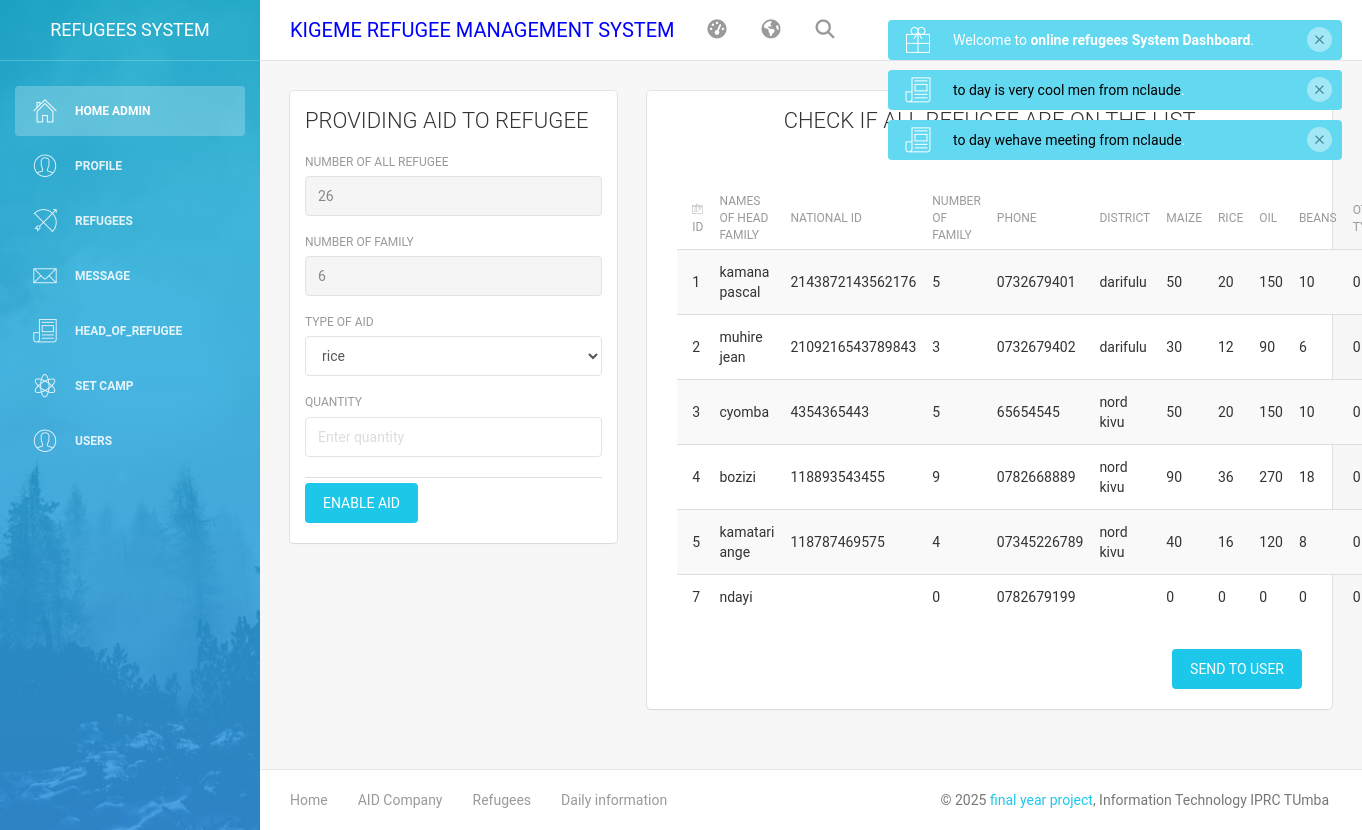
Page /admin/enable_aid_to_refugee.php (signed in) on the committed database.
### tables this page shows
CREATE TABLE `receive_aid` (
  `r_aid_id` int(8) NOT NULL,
  `name_of_head_of_family` varchar(60) NOT NULL,
  `national_id` varchar(16) NOT NULL,
  `n_of_family` int(3) NOT NULL,
  `phone` varchar(13) NOT NULL,
  `district` varchar(30) NOT NULL
);

### admin/enable_aid_to_refugee.php (the view, shortened to what this page needs)
<?php
if (isset($_SESSION['uid'])) {
    ?>
<!doctype html>
<html lang="en">
<head>
	<?php include("head_bootsrap_link.php");?>
</head>
<body>
<div class="wrapper">
    <div class="sidebar" data-color="azure" data-image="assets/img/sidebar-5.jpg">
    	<?php
       include("left_panel_menu.php");
        ?>
    <div class="main-panel">
        <?php
         include("up_dashboard.php");
        ?>
        <div class="content">
            <div class="container-fluid">
                <form action="code/admin_set_qty_of_aid.php" method="POST">
                <div class="row">
                    <div class="col-md-4">
                        <div class="card">
                            <div class="header">
                                <h4 class="title">PROVIDING AID TO REFUGEE</h4>
                            </div>
                            <div class="content">
<?Php
class refugees{
  function __construct(){
try{
  include '../code/connection.php';
  $a=$con->prepare("SELECT * FROM `refugees`");
  $a->execute();
  $noffamily=0;
  $NNOFF=0;
  while($row=$a->fetch(PDO::FETCH_ASSOC)){
    $noffamily=$row['N_of_family_M']+$noffamily;
    $NNOFF=$NNOFF+1;
}
?>
                                   <div class="row">
                                        <div class="col-md-12">
                                            <div class="form-group">
                                                <label>NUMBER OF ALL REFUGEE</label>
                                                <input type="text" name="noffamily" value="<?php echo $noffamily; ?>" class="form-control" READONLY>
                                            </div>
                                        </div>
                                    </div>
                                    <div class="row">
                                        <div class="col-md-12">
                                            <div class="form-group">
                                                <label>NUMBER OF FAMILY</label>
                                                <input type="text" name="" value="<?php echo $NNOFF; ?>" class="form-control" READONLY>
                                            </div>
                                        </div>
                                    </div>
<?php
}catch(PDOException $e){echo"connetion error";}
  }
}
$obj=new refugees();
?>
                                  <div class="row">
                                        <div class="col-md-12">
                                            <div class="form-group">
                                                 <label>TYPE OF AID</label><br>
                                                <select name="type" class="form-control">
                                                     <?php
  include("../code/con2.php");
  $retrive=mysqli_query($con,"select name_of_food from stock_of_food");
  while($row=mysqli_fetch_array($retrive))
  {
  ?>
                                                    <option><?php echo $row['name_of_food'];?></option>
<?php
  }
  ?>
                                                </select>
                                            </div>
                                        </div>
                                    </div>
                                    <div class="row">
                                        <div class="col-md-12">
                                            <div class="form-group">
                                               <label>QUANTITY</label>
                                                <input type="number" name="quantity" class="form-control" placeholder="Enter quantity" required=>
                                            </div>
                                        </div>
                                    </div>
                   </form>
                                <div class="footer">
                                    <hr>
                                    <div class="stats">
                                         <button type="submit" class="btn btn-info btn-fill pull-right">ENABLE AID</button>
                                    </div>
                                </div>
                            </div>
                        </div>
                    </div>
                    <div class="col-md-8">
                        <div class="card">
                            <div class="header">
                                <h4 class="title"><CENTER> CHECK IF ALL REFUGEE ARE ON THE LIST</CENTER></h4>
                            </div>
                            <div class="content">
                               <div class="content">
                                    <div class="content table-responsive table-full-width">
                                <table class="table table-hover table-striped">
                                   <thead>
                                        <th><i class="pe-7s-id"></i>ID</th>
                                        <th>Names of head family </th>
                                        <th>National Id</th>
                                        <th>Number of family</th>
                                        <th>Phone</th>
                                        <th>District</th>
                                        <th>maize</th>
                                        <th>rice</th>
                                        <th>oil</th>
                                         <th>beans</th>
                                        <th>other type</th>
                                    </thead>
                                    <tbody>
                                         <?Php
class retrive_refugees{
  function __construct(){
try{
  include '../code/connection.php';
  $mquantity=0;
  $oquantity=0;
  $rquantity=0;
  $other_quantity=0;
  $retry=$con->prepare("SELECT number_of_refugee,type_of_aid, quantity FROM `admin_set_qty_of_aid`");
  $retry->execute();
  while($rows=$retry->fetch(PDO::FETCH_ASSOC)){
    if($rows['type_of_aid']=="rice")
    {
      $rquantity=$rows['quantity'];
    }
    if($rows['type_of_aid']=="maize")
    {
      $mquantity=$rows['quantity'];
    }
    if($rows['type_of_aid']=="beans")
    {
      $bquantity=$rows['quantity'];
    }
    if($rows['type_of_aid']=="oil")
    {
      $oquantity=$rows['quantity'];
    }
    }
  $a=$con->prepare("SELECT * FROM `RECEIVE_AID`");
  $a->execute();
  while($row=$a->fetch(PDO::FETCH_ASSOC)){
  ?>
                                        <tr>
                                            <td><?php echo $row['r_aid_id']; ?></td>
                                            <td><?php echo $row['name_of_head_of_family']; ?></td>
                                            <td><?php echo $row['national_id']; ?></td>
                                            <td><?php echo $row['n_of_family']; ?></td>
                                            <td><?php echo $row['phone']; ?></td>
                                            <td><?php echo $row['district']; ?></td>
                                            <td><?php echo $m=$row['n_of_family']*$mquantity; ?></td>
                                            <td><?php echo $r=$row['n_of_family']*$rquantity; ?></td>
                                            <td><?php echo $o=$row['n_of_family']*$oquantity; ?></td>
                                            <td><?php echo $b=$row['n_of_family']*$bquantity; ?></td>
                                            <td><?php echo $oth=$row['n_of_family']*$other_quantity; ?></td>
                                        </tr>
                                         <?php
}
}catch(PDOException $e){echo"connetion error";}
  }
}
$obj=new retrive_refugees();
?>
                                    </tbody>
                                </table>
                            </div>
                               <form action="code/enable_aid_send_code.php" method="POST">
                                    <button type="submit" class="btn btn-info btn-fill pull-right">SEND TO USER </button>
                                    <div class="clearfix"></div>
                                </form>
                            </div>
                                </div>
                            </div>
                        </div>
                    </div>
        <?php
        include("footer.php");
        ?>
</body>
</html>
<?php
}
else
{
   header('location:../index.php');
}
?>

### rows in the picture
receive_aid: r_aid_id "1", name_of_head_of_family "kamana pascal", national "2143872143562176", n_of_family "5", phone "0732679401", district "darifulu", n_of_family "50", n_of_family "20", n_of_family "150", n_of_family "10", $oth=$row['n_of_family']*$other_quantity "0"
receive_aid: r_aid_id "2", name_of_head_of_family "muhire jean", national "2109216543789843", n_of_family "3", phone "0732679402", district "darifulu", n_of_family "30", n_of_family "12", n_of_family "90", n_of_family "6", $oth=$row['n_of_family']*$other_quantity "0"
receive_aid: r_aid_id "3", name_of_head_of_family "cyomba", national "4354365443", n_of_family "5", phone "65654545", district "nord kivu", n_of_family "50", n_of_family "20", n_of_family "150", n_of_family "10", $oth=$row['n_of_family']*$other_quantity "0"
receive_aid: r_aid_id "4", name_of_head_of_family "bozizi", national "118893543455", n_of_family "9", phone "0782668889", district "nord kivu", n_of_family "90", n_of_family "36", n_of_family "270", n_of_family "18", $oth=$row['n_of_family']*$other_quantity "0"
receive_aid: r_aid_id "5", name_of_head_of_family "kamatari ange", national "118787469575", n_of_family "4", phone "07345226789", district "nord kivu", n_of_family "40", n_of_family "16", n_of_family "120", n_of_family "8", $oth=$row['n_of_family']*$other_quantity "0"
receive_aid: r_aid_id "7", name_of_head_of_family "ndayi", n_of_family "0", phone "0782679199", $m=$row['n_of_family']*$mquantity "0", $r=$row['n_of_family']*$rquantity "0", $o=$row['n_of_family']*$oquantity "0", $b=$row['n_of_family']*$bquantity "0", $oth=$row['n_of_family']*$other_quantity "0"

### other values in the picture
form field type "rice"
